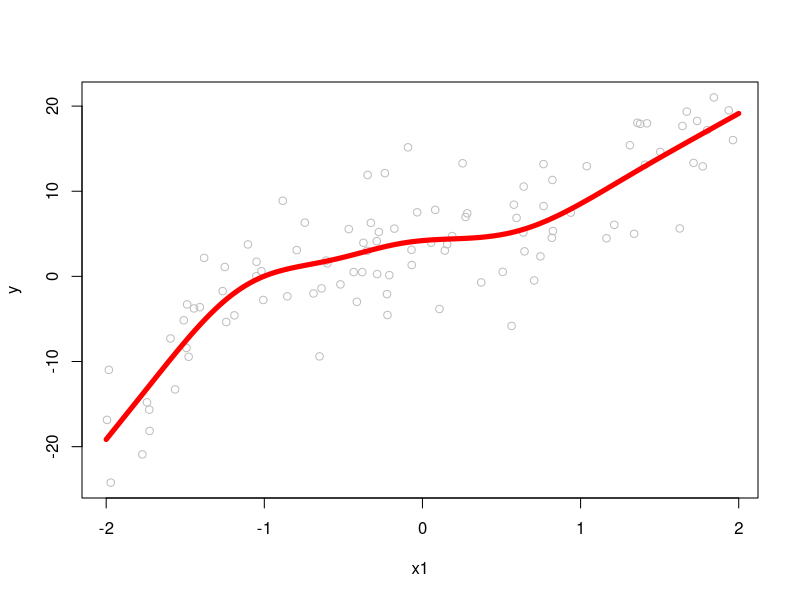
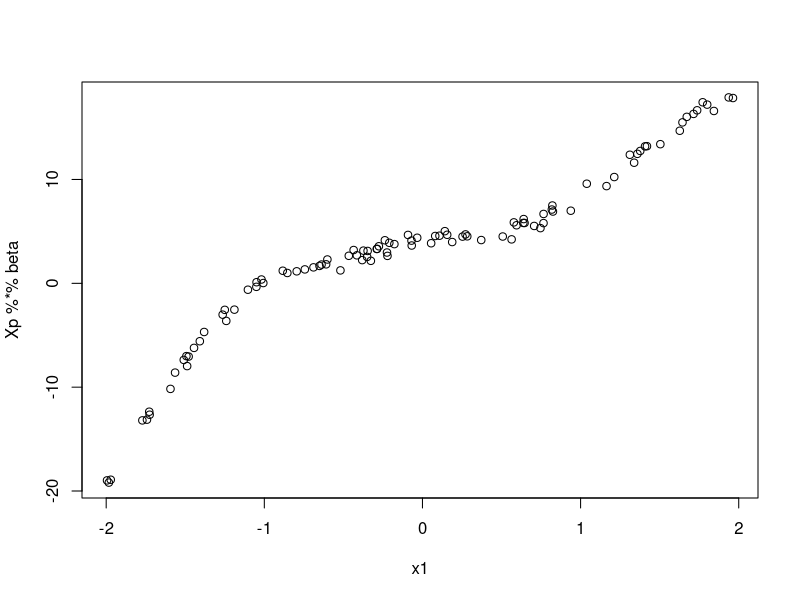
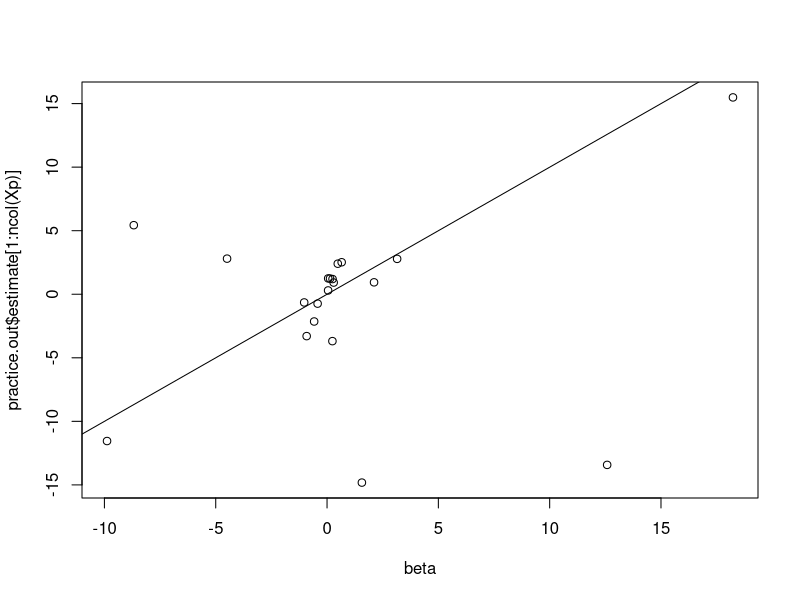
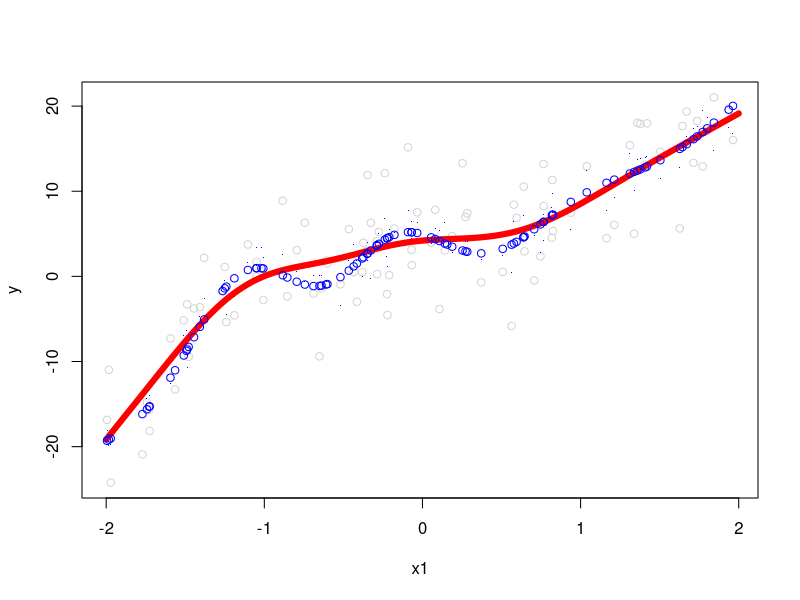

Write the R code that produced these figures, in order.
library(mgcv)
library(maxLik)

n_obs<-100
n_levels<-10
x1 = runif(n_obs,-2,2)
rfx<-rnorm(n_levels,4.5,3)
mu = rep(rfx,(n_obs/n_levels)) + 2.3*x1 - 0.5*x1^2 + 1.9*x1^3
y = rnorm(n_obs,mu,5)
plot(x1,y,col="gray")
practice.dat <- data.frame(x1=x1,
                           rfx=as.factor(rep(letters[1:n_levels],(n_obs/n_levels))),
                           y=y)
testgam <- gam(y~s(x1)+s(rfx,bs="re"),data=practice.dat)
## prediction ignoring random effect
pred <- predict.gam(testgam,
                    newdata = data.frame(x1=seq(-2,2,0.01),
                                         rfx="foo"), 
                    exclude = "s(rfx)")
lines(seq(-2,2,0.01),pred,col="red",lwd=5)

# coefficients
beta <- testgam$coefficients
# linear predictor
Xp <- predict.gam(testgam,type = "lpmatrix")

plot(x1,Xp%*%beta) ## no the rfx levels apparent here

## can I "re-fit" this spline by ML using the design matrix?
LogLik=function(pars,response,U){
  pars1 = pars[1:ncol(U)]; pars2=pars[-(1:ncol(U))]
  mu = U%*%pars1;  
  val = dnorm(x = response, 
             mean=mu,
             sd = exp(pars2),
             log=T) 
  return(val); 
}
practice.out <- maxLik(logLik=LogLik,
                       start=rnorm((ncol(Xp)+1),0,1), 
                       response=y,
                       U=Xp,
                       method="BHHH",
                       control=list(iterlim=5000,printLevel=2),
                       finalHessian=FALSE)

plot(beta,practice.out$estimate[1:ncol(Xp)])
abline(0,1)

plot(x1,y,col="lightgray")
points(x1,Xp%*%practice.out$estimate[1:ncol(Xp)],pch=".",col="blue")
lines(seq(-2,2,0.01),pred,col="red",lwd=6)
## I can pull out the average across rfx levels by setting those coefficients to zero
beta_mean <- practice.out$estimate
beta_mean[colnames(Xp) %in% paste0("s(rfx).",1:n_levels)] <- 0
points(x1,Xp%*%beta_mean[1:ncol(Xp)],col="blue")
# WORKS
